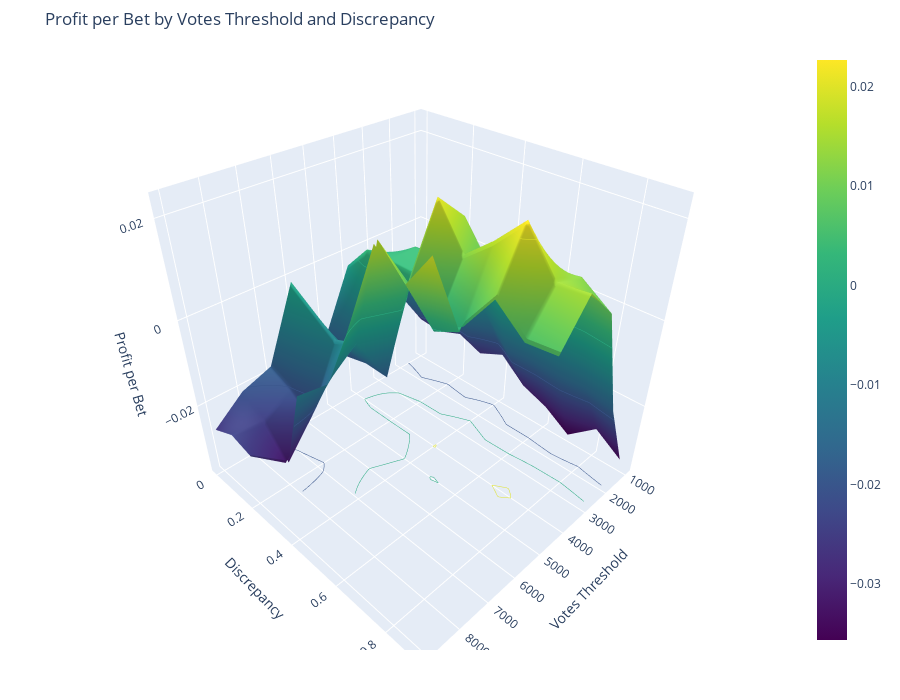

Write notebook code for a chart like this one.
### Markdown cell above
### Create graph for profit per bet vs 'votes threshold' and 'discrepancy'

### Code cell
profit_per_bet = bets.groupby(['votes threshold', 'discrepancy']).apply(lambda x: x['Profit'].sum() / len(x)).reset_index(name='profit_per_bet')

# Pivot table to get grid
pivot = profit_per_bet.pivot(index='discrepancy', columns='votes threshold', values='profit_per_bet')

X = pivot.columns.values
Y = pivot.index.values
X, Y = np.meshgrid(X, Y)
Z = pivot.values

import plotly.graph_objects as go

fig = go.Figure(data=[go.Surface(
    z=Z, x=X, y=Y, colorscale='Viridis', 
    contours={"z": {"show": True, "usecolormap": True, "highlightcolor": "limegreen", "project_z": True}}
)])

fig.update_layout(
    title='Profit per Bet by Votes Threshold and Discrepancy',
    scene=dict(
        xaxis_title='Votes Threshold',
        yaxis_title='Discrepancy',
        zaxis_title='Profit per Bet'
    ),
    autosize=True,
    width=900,
    height=700,
    margin=dict(l=50, r=50, b=50, t=50)
)

fig.show()

### Figure 1 — Plotly figure (JSON) as saved in the notebook; plotly's stock layout.template omitted (floating-point values rounded to 4 significant figures)
{"data": [{"colorscale": [[0, "#440154"], [0.1111, "#482878"], [0.2222, "#3e4989"], [0.3333, "#31688e"], [0.4444, "#26828e"], [0.5556, "#1f9e89"], [0.6667, "#35b779"], [0.7778, "#6ece58"], [0.8889, "#b5de2b"], [1, "#fde725"]], "contours": {"z": {"highlightcolor": "limegreen", "project": {"z": true}, "show": true, "usecolormap": true}}, "type": "surface", "x": [[1000, 2000, 3000, 4000, 5000, 6000, 7000, 8000, 9000], [1000, 2000, 3000, 4000, 5000, 6000, 7000, 8000, 9000], [1000, 2000, 3000, 4000, 5000, 6000, 7000, 8000, 9000], [1000, 2000, 3000, 4000, 5000, 6000, 7000, 8000, 9000], [1000, 2000, 3000, 4000, 5000, 6000, 7000, 8000, 9000], [1000, 2000, 3000, 4000, 5000, 6000, 7000, 8000, 9000], [1000, 2000, 3000, 4000, 5000, 6000, 7000, 8000, 9000], [1000, 2000, 3000, 4000, 5000, 6000, 7000, 8000, 9000], [1000, 2000, 3000, 4000, 5000, 6000, 7000, 8000, 9000], [1000, 2000, 3000, 4000, 5000, 6000, 7000, 8000, 9000]], "y": [[0, 0, 0, 0, 0, 0, 0, 0, 0], [0.1, 0.1, 0.1, 0.1, 0.1, 0.1, 0.1, 0.1, 0.1], [0.2, 0.2, 0.2, 0.2, 0.2, 0.2, 0.2, 0.2, 0.2], [0.3, 0.3, 0.3, 0.3, 0.3, 0.3, 0.3, 0.3, 0.3], [0.4, 0.4, 0.4, 0.4, 0.4, 0.4, 0.4, 0.4, 0.4], [0.5, 0.5, 0.5, 0.5, 0.5, 0.5, 0.5, 0.5, 0.5], [0.6, 0.6, 0.6, 0.6, 0.6, 0.6, 0.6, 0.6, 0.6], [0.7, 0.7, 0.7, 0.7, 0.7, 0.7, 0.7, 0.7, 0.7], [0.8, 0.8, 0.8, 0.8, 0.8, 0.8, 0.8, 0.8, 0.8], [0.9, 0.9, 0.9, 0.9, 0.9, 0.9, 0.9, 0.9, 0.9]], "z": [[-0.0263, -0.01594, -0.002435, -0.002843, -0.01749, -0.0008537, -0.01792, -0.0204, -0.02611], [-0.02686, -0.01898, -0.0002269, 0.00333, -0.0194, -0.004588, -0.02024, -0.02456, -0.02341], [-0.02453, -0.01569, 0.003688, 0.003299, -0.01796, -0.008424, -0.02342, -0.03214, -0.02505], [-0.02686, -0.0158, 0.004246, 0.003206, -0.01811, -0.006101, -0.01139, -0.009544, null], [-0.02401, -0.008743, 0.01459, 0.02058, 0.006659, 0.01819, 0.002248, null, null], [-0.0292, -0.01619, 0.00679, 0.01186, -0.0008391, 0.01246, null, null, null], [-0.03156, -0.01525, 0.007315, 0.01677, 0.002073, 0.02089, null, null, null], [-0.03565, -0.01585, 0.01137, 0.0227, 0.01044, null, null, null, null], [-0.02997, -0.01505, 0.01225, 0.01422, 0.005489, null, null, null, null], [-0.03433, -0.01695, 0.00802, 0.01489, 0.006135, null, null, null, null]]}], "layout": {"autosize": true, "height": 700, "margin": {"b": 50, "l": 50, "r": 50, "t": 50}, "scene": {"xaxis": {"title": {"text": "Votes Threshold"}}, "yaxis": {"title": {"text": "Discrepancy"}}, "zaxis": {"title": {"text": "Profit per Bet"}}}, "title": {"text": "Profit per Bet by Votes Threshold and Discrepancy"}, "width": 900}}
